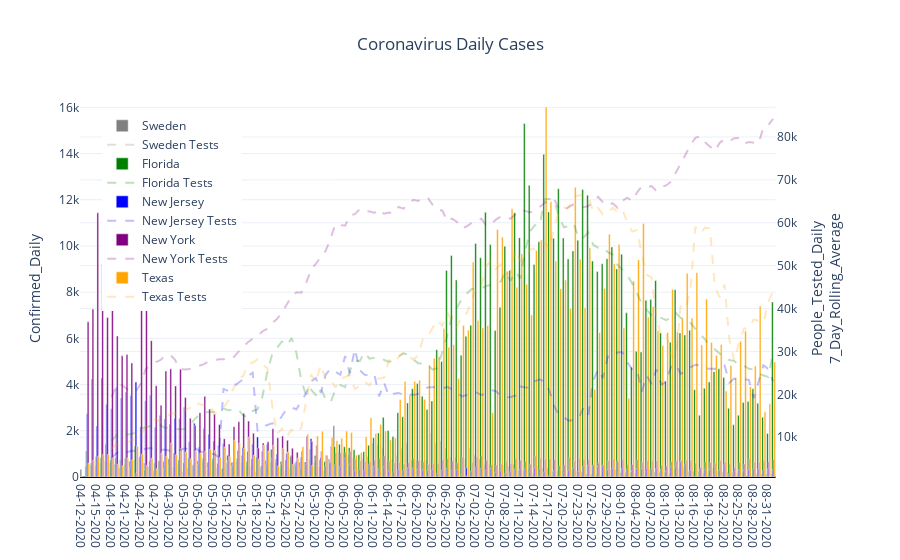

Notebook cell for this chart:
### Code cell
fig = make_subplots(specs=[[{'secondary_y':True}]])
for mycountry in countries_list:
    fig.add_trace(go.Bar(x=country_df[country_df['Country_Region']==mycountry]['Date'],
                               y=country_df[country_df['Country_Region']==mycountry]['Confirmed_Daily'],
                               name = rename_dict[mycountry],
                               marker = {'color':colors_dict[mycountry]},width = 0.35),
                  secondary_y = False)
    fig.add_trace(go.Scatter(x=country_df[country_df['Country_Region']==mycountry]['Date'],
                               y=country_df[country_df['Country_Region']==mycountry]['People_Tested_Daily_7_Day_Rolling_Average'],
                               name = rename_dict[mycountry] + ' Tests',
                               line = {'color':colors_dict[mycountry],
                                       'dash':'dash'},
                               opacity = 0.25),
                  secondary_y = True)
fig.update_layout(showlegend = True,
                legend= dict(x=0.03,y=0.97),
                title='Coronavirus Daily Cases',
                title_x= 0.5,
                yaxis={'title':'Confirmed_Daily',
                       'range': [0.0,country_df['Confirmed_Daily'].max()+300.0],
                       'zeroline':True,'zerolinecolor':'#000000','zerolinewidth':2.0},
                template='plotly_white')
fig.update_yaxes(title_text='People_Tested_Daily<br>7_Day_Rolling_Average',secondary_y=True)
fig.show()
fig.write_image(r'C:\__YOUTUBE__\__POLITICS__\Coronavirus\outputdata\6-CV_Daily_Cases.png',width = 852,height = 480)

### Figure 1 — Plotly figure (JSON) as saved in the notebook; plotly's stock layout.template omitted (floating-point values rounded to 4 significant figures; data arrays with more than 128 entries replaced by an {"elided": "..."} marker saying what was removed)
{"data": [{"marker": {"color": "grey"}, "name": "Sweden", "type": "bar", "width": 0.35, "x": {"elided": "143 str values"}, "xaxis": "x", "y": {"elided": "143 int values"}, "yaxis": "y"}, {"line": {"color": "grey", "dash": "dash"}, "name": "Sweden Tests", "opacity": 0.25, "type": "scatter", "x": {"elided": "143 str values"}, "xaxis": "x", "y": {"elided": "143 null values"}, "yaxis": "y2"}, {"marker": {"color": "green"}, "name": "Florida", "type": "bar", "width": 0.35, "x": {"elided": "143 str values"}, "xaxis": "x", "y": {"elided": "143 int values"}, "yaxis": "y"}, {"line": {"color": "green", "dash": "dash"}, "name": "Florida Tests", "opacity": 0.25, "type": "scatter", "x": {"elided": "143 str values"}, "xaxis": "x", "y": {"elided": "143 float values"}, "yaxis": "y2"}, {"marker": {"color": "blue"}, "name": "New Jersey", "type": "bar", "width": 0.35, "x": {"elided": "143 str values"}, "xaxis": "x", "y": {"elided": "143 int values"}, "yaxis": "y"}, {"line": {"color": "blue", "dash": "dash"}, "name": "New Jersey Tests", "opacity": 0.25, "type": "scatter", "x": {"elided": "143 str values"}, "xaxis": "x", "y": {"elided": "143 float values"}, "yaxis": "y2"}, {"marker": {"color": "purple"}, "name": "New York", "type": "bar", "width": 0.35, "x": {"elided": "143 str values"}, "xaxis": "x", "y": {"elided": "143 int values"}, "yaxis": "y"}, {"line": {"color": "purple", "dash": "dash"}, "name": "New York Tests", "opacity": 0.25, "type": "scatter", "x": {"elided": "143 str values"}, "xaxis": "x", "y": {"elided": "143 float values"}, "yaxis": "y2"}, {"marker": {"color": "orange"}, "name": "Texas", "type": "bar", "width": 0.35, "x": {"elided": "143 str values"}, "xaxis": "x", "y": {"elided": "143 int values"}, "yaxis": "y"}, {"line": {"color": "orange", "dash": "dash"}, "name": "Texas Tests", "opacity": 0.25, "type": "scatter", "x": {"elided": "143 str values"}, "xaxis": "x", "y": {"elided": "143 float values"}, "yaxis": "y2"}], "layout": {"legend": {"x": 0.03, "y": 0.97}, "showlegend": true, "title": {"text": "Coronavirus Daily Cases", "x": 0.5}, "xaxis": {"anchor": "y", "domain": [0, 0.94]}, "yaxis": {"anchor": "x", "domain": [0, 1], "range": [0, 16317], "title": {"text": "Confirmed_Daily"}, "zeroline": true, "zerolinecolor": "#000000", "zerolinewidth": 2}, "yaxis2": {"anchor": "x", "overlaying": "y", "side": "right", "title": {"text": "People_Tested_Daily<br>7_Day_Rolling_Average"}}}}
